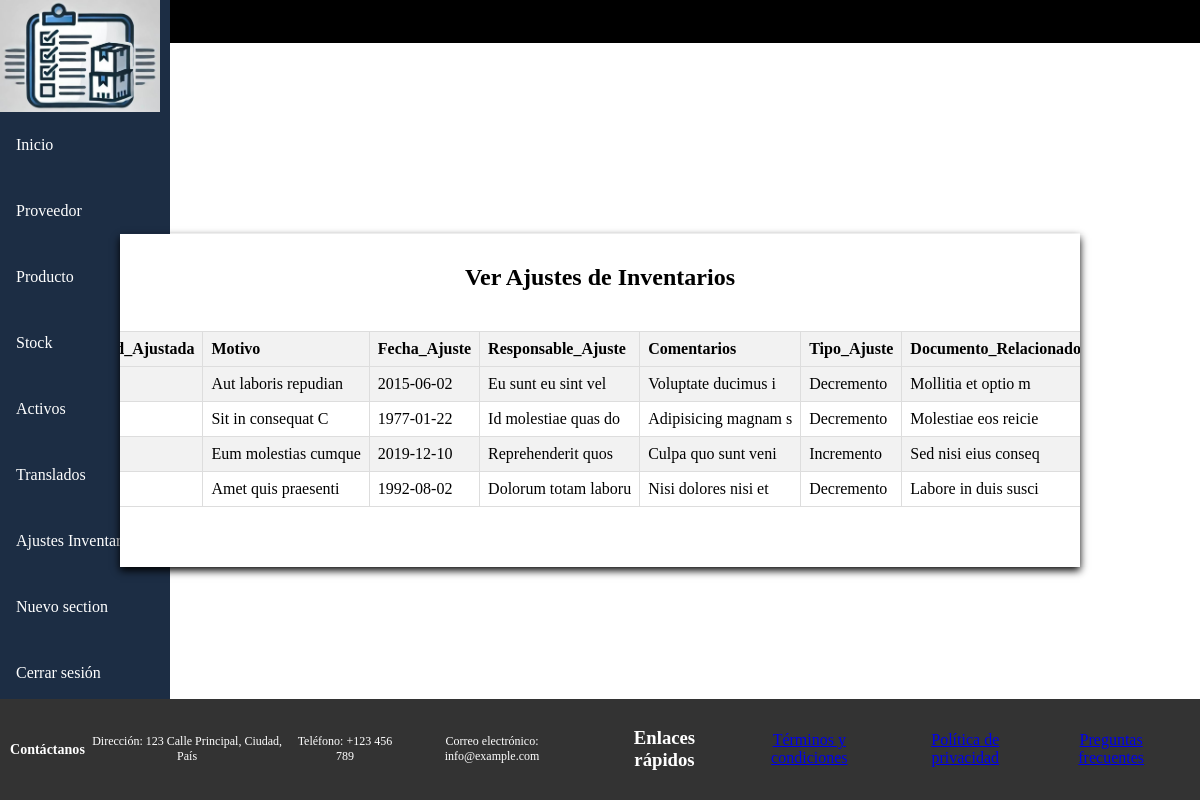
Screenshot of /view/view_Ajustes_Inventario.php with the database file from the repository.
### tables this page shows
CREATE TABLE `Ajustes_Inventario` (
  `ID_Ajuste` int NOT NULL AUTO_INCREMENT,
  `ID_Stock` int DEFAULT NULL,
  `Cantidad_Ajustada` int DEFAULT NULL,
  `Motivo` varchar(255) DEFAULT NULL,
  `Fecha_Ajuste` date DEFAULT NULL,
  `Responsable_Ajuste` varchar(100) DEFAULT NULL,
  `Comentarios` text,
  `Tipo_Ajuste` varchar(255) DEFAULT NULL,
  `Documento_Relacionado` varchar(50) DEFAULT NULL,
  PRIMARY KEY (`ID_Ajuste`),
  KEY `Ajustes_Inventario_ibfk_1` (`ID_Stock`),
  CONSTRAINT `Ajustes_Inventario_ibfk_1` FOREIGN KEY (`ID_Stock`) REFERENCES `Stock` (`ID_Stock`) ON DELETE CASCADE ON UPDATE CASCADE,
  CONSTRAINT `chk_Tipo_Ajuste` CHECK ((`Tipo_Ajuste` in (_utf8mb4'Incremento',_utf8mb4'Decremento')))
);

### principal.php (called while the page is built, shortened)
<?php
require_once 'header.php';
require_once 'menu.php';
?>
<?php
require_once 'footer.php';
?>

### model/Ajustes_inventariosModel.php (called while the page is built, shortened)
<?php
require_once '../conexion.php';
class Ajustes_InventariosModel
{
    public function obtenerAjustes_Inventarios()
    {
        global $conexion;
        $sql = "SELECT * FROM Ajustes_Inventario";
        $resultado = $conexion->query($sql);
        if ($resultado->num_rows > 0) {
            return $resultado->fetch_all(MYSQLI_ASSOC);
        } else {
            return array();
        }
    }
}

### view/view_Ajustes_Inventario.php (the view)
<?php
require_once '../principal.php';
require_once '../model/Ajustes_inventariosModel.php';
$model = new Ajustes_InventariosModel();
try {
    $Ajustes_Inventarios = $model->obtenerAjustes_Inventarios();
} catch (Exception $e) {
    echo 'Error al obtener ajustes de inventarios: ' . $e->getMessage();
}
?>
<section class="section">
    <h2>Ver Ajustes de Inventarios</h2>
    <?php
    if (!empty($Ajustes_Inventarios)) {
        echo "<table border='1' class='tabla_ajustes'>
            <tr>
                <th>Cantidad_Ajustada</th>
                <th>Motivo</th>
                <th>Fecha_Ajuste</th>
                <th>Responsable_Ajuste</th>
                <th>Comentarios</th>
                <th>Tipo_Ajuste</th>
                <th>Documento_Relacionado</th>
            </tr>";
        foreach ($Ajustes_Inventarios as $row) {
            echo "<tr>
                        <td>" . htmlspecialchars($row['Cantidad_Ajustada']) . "</td>
                        <td>" . htmlspecialchars($row['Motivo']) . "</td>
                        <td>" . htmlspecialchars($row['Fecha_Ajuste']) . "</td>
                        <td>" . htmlspecialchars($row['Responsable_Ajuste']) . "</td>
                        <td>" . htmlspecialchars($row['Comentarios']) . "</td>
                        <td>" . htmlspecialchars($row['Tipo_Ajuste']) . "</td>
                        <td>" . htmlspecialchars($row['Documento_Relacionado']) . "</td>
                    </tr>";
        }
        echo "</table>";
    } else {
        echo "No hay datos para mostrar.";
    }
    require_once '../footer.php';
    ?>
    </section>

### header.php (shortened to what this page needs)
<!DOCTYPE html>
<html lang="en">
<head>
    <link rel="stylesheet" href="<?= _URL ?>css/style.css">
</head>
<body>
    <header>
    </header>

### menu.php
<nav id="sidenav" class="sidenav bg-light">
    <div class="d-flex flex-column align-items-center">
        <img src="<?= _URL ?>img/nuevo_logo.jpeg" alt="logo inventariorh" class="img-fluid mb-4">
        <ul class="nav flex-column w-100">
            <li class="nav-item">
                <a class="nav-link" href="<?= _URL ?>principal.php">Inicio</a>
            </li>
            <li class="nav-item">
                <a class="nav-link link-show-section" data-show-section="proveedor_oculto" href="#" id="Proveedor">Proveedor</a>
            </li>
            <li class="nav-item">
                <a class="nav-link link-show-section" data-show-section="producto_oculto" href="#" id="Producto">Producto</a>
            </li>
            <li class="nav-item">
                <a class="nav-link link-show-section" data-show-section="stock_oculto" href="#" id="stock">Stock</a>
            </li>
            <li class="nav-item">
                <a class="nav-link link-show-section" data-show-section="activo_oculto" href="#" id="Activos">Activos</a>
            </li>
            <li class="nav-item">
                <a class="nav-link link-show-section" data-show-section="translado_oculto" href="#" id="Translados">Translados</a>
            </li>
            <li class="nav-item">
                <a class="nav-link link-show-section" data-show-section="Ajustes_Inventario_oculto" href="#" id="ajustes_inventario">Ajustes Inventario</a>
            </li>
            <li class="nav-item">
                <a class="nav-link link-show-section" data-show-section="nuevo_section" href="#" id="ajustes_inventario">Nuevo section</a>
            </li>
        </ul>
        <a href="<?= _URL ?>index.php" class="btn btn-danger mt-4 w-100">Cerrar sesión</a>
    </div>
</nav>

### footer.php (shortened to what this page needs)
<footer class="footer">
    <div class="container">
        <div class="footer-content">
            <div class="contact-info">
                <h3>Contáctanos</h3>
                <p>Dirección: 123 Calle Principal, Ciudad, País</p>
                <p>Teléfono: +123 456 789</p>
                <p>Correo electrónico: info@example.com</p>
            </div>
            <div class="quick-links">
                <h3>Enlaces rápidos</h3>
                <ul>
                    <li><a href="#">Términos y condiciones</a></li>
                    <li><a href="#">Política de privacidad</a></li>
                    <li><a href="#">Preguntas frecuentes</a></li>
                </ul>
            </div>
        </div>
    </div>
</footer>
</body>
</html>

### css/style.css (style rules this page uses)
body { margin: 0; }
nav { background-color: #1c2d44; width: 170px; position: fixed; top: 0; left: 0; bottom: 0; padding: 10px 0; }
nav ul { list-style-type: none; padding: 0; margin: 0; }
nav li { margin-bottom: 8px; }
nav a { display: block; text-decoration: none; color: white; padding: 20px 16px; font-size: 16px; transition: color 0.3s ease, font-size 0.3s ease; }
img { width: 160px; margin-top: -10px; }
header { background-color: #000000; padding: 33px; color: white; border-left: 230px solid transparent; padding-bottom: 10px; position: relative; }
.section { display: flex; flex-wrap: wrap; justify-content: center; align-items: flex-start; padding: 5%; width: 50%; position: fixed; top: 50%; left: 50%; transform: translate(-50%, -50%); background-color: white; box-shadow: 0 4px 8px rgba(0, 0, 0, 1.1); z-index: 1; overflow: auto; }
.section h2 { margin: -30px -12% 20px; font-size: 24px; }
.footer { position: fixed; bottom: 0; left: 0; width: 100%; background-color: #333; color: #fff; text-align: center; padding: 10px 0; }
.footer-content { display: flex; justify-content: center; align-items: center; }
.footer-content > * { margin: 0 10px; }
.quick-links { display: flex; align-items: center; }
.quick-links h3 { margin-right: 10px; }
.quick-links ul { list-style: none; padding: 0; margin: 0; display: flex; }
.quick-links ul li { margin-right: 15px; }
.contact-info { display: flex; justify-content: center; align-items: center; font-size: 12px; }
table { width: 100%; border-collapse: collapse; margin-top: 20px; margin-left: 50%; }
th, td { border: 1px solid #ddd; padding: 8px; text-align: left; }
th { background-color: #f2f2f2; }
tr:nth-child(even) { background-color: #f2f2f2; }
.tabla_ajustes { margin-left: -7%; }
@media (min-width: 1025px) { .section { flex-direction: row; width: 70%; overflow-x: auto; white-space: nowrap; } }

### rows the page displays
ajustes_inventario: Motivo "Aut laboris repudian", Fecha_Ajuste "2015-06-02", Responsable_Ajuste "Eu sunt eu sint vel", Comentarios "Voluptate ducimus i", Tipo_Ajuste "Decremento", Documento_Relacionado "Mollitia et optio m"
ajustes_inventario: Motivo "Sit in consequat C", Fecha_Ajuste "1977-01-22", Responsable_Ajuste "Id molestiae quas do", Comentarios "Adipisicing magnam s", Tipo_Ajuste "Decremento", Documento_Relacionado "Molestiae eos reicie"
ajustes_inventario: Motivo "Eum molestias cumque", Fecha_Ajuste "2019-12-10", Responsable_Ajuste "Reprehenderit quos", Comentarios "Culpa quo sunt veni", Tipo_Ajuste "Incremento", Documento_Relacionado "Sed nisi eius conseq"
ajustes_inventario: Motivo "Amet quis praesenti", Fecha_Ajuste "1992-08-02", Responsable_Ajuste "Dolorum totam laboru", Comentarios "Nisi dolores nisi et", Tipo_Ajuste "Decremento", Documento_Relacionado "Labore in duis susci"
